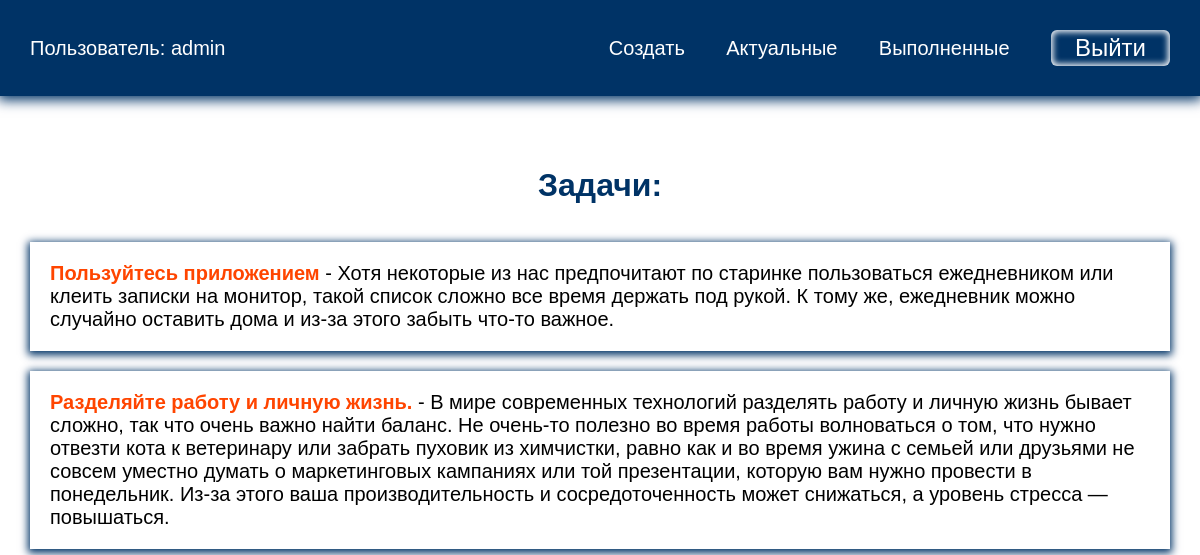
/current/ (signed in), run on the app's committed database.
### todo/models.py (models this page shows, shortened)
class Todo(models.Model):
    title = models.CharField(max_length=100)
    memo = models.TextField(blank=True)  # описание задачи, может быть, может не быть(мы разрешаем что поле может быть пустым).
    created = models.DateTimeField(auto_now_add=True)  # поле дата создания, для того что бы могли потом отсортировать наши задачи либо по возрастанию,либо по убыванию. Атирбут мы не сможем менять в ручную. Не изменяемые поля в админке отображаться не будут, но они будут храниться в БД. В тот момент когда мы будем создавть какую то задачу, у нас зафиксируется дата и время ее создания.
    data_completed = models.DateTimeField(null=True, blank=True)  # сделаем задачу как выполненной (дата и время текущей задачи) Данную задачу мы не можем выполнить сразу, пока поле не заполнено будет просто null=True.
    important = models.BooleanField(default=False)  # Важная задача либо нет. Сдесь нам нужно в виде checkbox, True его как то выделим, False выделять не будем. default=False - задача изначально не важная.
    user = models.ForeignKey(User, on_delete=models.CASCADE)  # Задачу нужно связать с пользователем(таблицей пользователей). Что каждый пользователь видит свой набор задач, а не чужих. Связываем таблицу Тodo с таблицей User. У одного пользователя может быть много каких то задач. Что будет происходить с задачами когда удалим пользователя on_delete=models.CASCADE.

### todo/views.py (the view)
# urls.py: path('current/', views.currenttodos, name='currenttodos'), # Наши задачи
@login_required
def currenttodos(request):  # Будем выводить задачи (словарь из todos)
    todos = Todo.objects.filter(user=request.user, data_completed__isnull=True)  # filter() - метод, который дает возможность сделать какую то выборку. user=request.user - для текущего пользователя(что бы видел только свои записи). data_completed__isnull=True - это мы после выполнения задачи даем возможность её удалить. Допускается data_completed со значением isnull.
    return render(request, 'todo/currenttodos.html', {'todos': todos})

### todo/templates/todo/currenttodos.html
{% extends 'todo/base.html' %}
{% block content %}
<h1>Задачи: </h1>
<ul>
    {% for todo in todos %}
    <li>
        <a href="{% url 'viewtodo' todo.id %}">
        {% if todo.important %}
        <b>{{ todo.title }}</b>
        {% else %}
        {{ todo.title }}
        {% endif %}
        {% if todo.memo %}
        - {{ todo.memo }}
        {% endif %}
        </a>
    </li>
    {% endfor %}
</ul>
{% endblock %}

### todo/templates/todo/base.html (shortened to what this page needs)
{% load static %}
<!DOCTYPE html>
<html lang="en">
<head>
    <link rel="stylesheet" href="{% static 'css/style.css' %}">
</head>
<body>
{% if user.is_authenticated %}
<div class="menu">
    <div class="wrap">
        <ul>
            <li class="logo"><a href="">Пользователь: {{ user.username }}</a></li>
            <li><a href="{% url 'createtodo' %}">Создать</a></li>
            <li><a href="{% url 'currenttodos' %}">Актуальные</a></li>
            <li><a href="{% url 'completedtodo' %}">Выполненные</a></li>
            <li>
                <form action="{% url 'logoutuser' %}" method="post">
                    <button class="top">Выйти</button>
                </form>
            </li>
        </ul>
    </div>
</div>
{% endif %}
<div class="content">
    <div class="wrap">
        {% block content %}
        {% endblock %}
    </div>
</div>
</body>
</html>

### todo/static/css/style.css (style rules this page uses)
body { margin: 0; padding: 0; font-family: Arial, Helvetica, sans-serif; }
.wrap { max-width: 1200px; margin: 0 auto; padding: 10px 30px; box-sizing: border-box; }
.menu { background: #003366; box-shadow: 0 2px 12px 2px #003366; }
ul { list-style: none; padding: 0; }
.menu ul { display: flex; justify-content: space-between; align-items: center; font-size: 20px; }
.menu .logo { margin-right: 30%; color: #FFF; }
a { text-decoration: none; }
.menu a { color: #FFF; }
.content .wrap { display: flex; flex-direction: column; align-items: center; justify-content: center; margin-top: 40px; }
h1, h2 { color: #003366; }
button { border-radius: 6px; box-shadow: inset 0 0 6px 2px #FFF; padding: 10px 40px; margin-top: 40px; font-size: 24px; cursor: pointer; }
.top { padding: 4px 24px; margin-top: 0; background: transparent; border: none; color: #FFF; }
.content li { box-shadow: 0 2px 8px 2px #003366; margin-bottom: 20px; font-size: 20px; }
.content a { color: #000; display: block; padding: 20px; box-sizing: border-box; }
a b { color: orangered; }

### data on the page
Todo: title "Пользуйтесь приложением", memo "Хотя некоторые из нас предпочитают по старинке пользоваться ежедневником или клеить записки на монитор, такой список сложно все время держать под рукой. К тому же, ежедневник можно случайно оставить дома и из-за этого забыть что-то важное."
Todo: title "Разделяйте работу и личную жизнь.", memo "В мире современных технологий разделять работу и личную жизнь бывает сложно, так что очень важно найти баланс. Не очень-то полезно во время работы волноваться о том, что нужно отвезти кота к ветеринару или забрать пуховик из химчистки, равно как и во время ужина с семьей или друзьями не совсем уместно думать о маркетинговых кампаниях или той презентации, которую вам нужно провести в понедельник. Из-за этого ваша производительность и сосредоточенность может снижаться, а уровень стресса — повышаться."

### other printed values
{{ user.username }} "admin"
